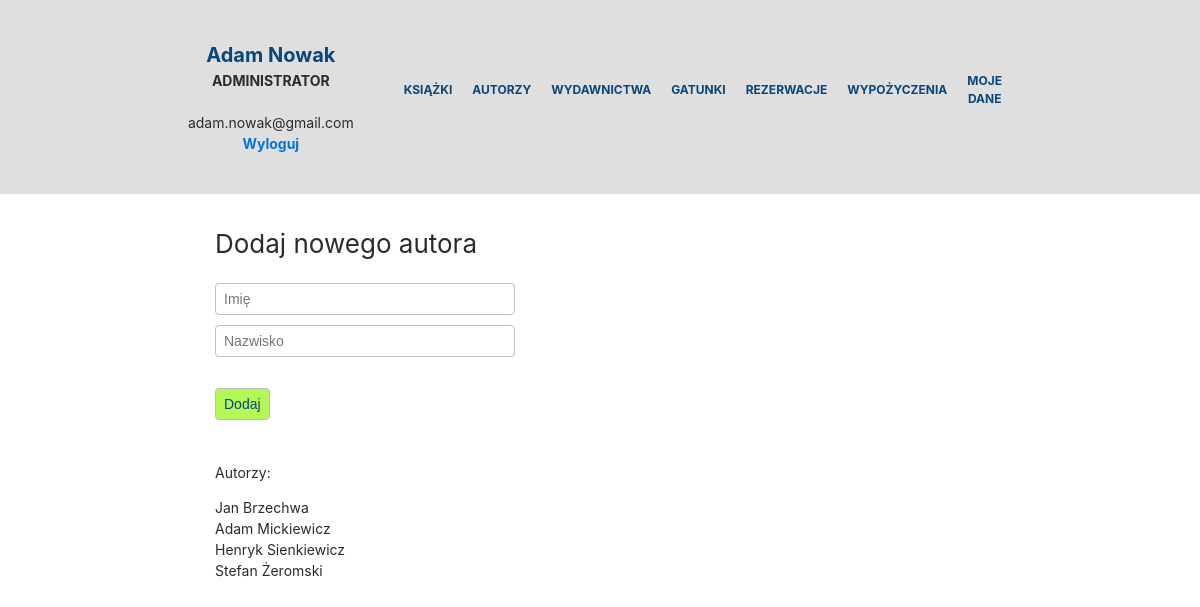
The app's page /administrator/dodaj-autora.php (signed in) with its own data.
### tables this page shows
CREATE TABLE `autor` (
  `id_autora` int(11) NOT NULL,
  `imie` text NOT NULL,
  `nazwisko` text NOT NULL
);

### administrator/dodaj-autora.php (the view, shortened to what this page needs)
<?php
require_once('../connect.php');
?>
<!DOCTYPE html>
<html lang="pl_PL">
    <head>
        <link rel="stylesheet" href="../css/style.css">
        <link rel="stylesheet" href="../css/bootstrap.css">
    </head>
    <body>
        <?php
            $connection = mysqli_connect($host, $db_user, $db_password, $db_name);
            mysqli_select_db($connection, "biblioteka");
        ?>
        <div class="dis-flex nav-bar">
            <div>
                <?php
                    echo '<div class="show_logged_user">'.$_SESSION['imie'].' '.$_SESSION['nazwisko'].'</div>';
                    echo '<div class="user_role">';
                        echo "<b>ADMINISTRATOR</b><br/><br/>";
                        echo $_SESSION['email'];
                    echo '<br/><b><a href="../logout.php">Wyloguj</a></b></div>';
                ?>
            </div>
            <div>
                <?php include_once('menu.php'); ?>
            </div>
        </div>
        <div class="content">
            <div class="col-md-12" style="padding-top: 30px;">
            <div class="podtytul"> Dodaj nowego autora </div>
                <form method="post">
                    <input name="imie" type="text" placeholder="Imię" required/> <br/>
                    <input name="nazwisko" type="text" placeholder="Nazwisko" required/> <br/><br/>
                    <input type="submit" value="Dodaj" />
                </form>
                <br/><br/>
                <p> Autorzy: </p>
                <?php
                    $sql0 = "SELECT imie, nazwisko FROM autor ORDER BY autor.nazwisko ASC";
                    $result0 = @$connection -> query($sql0);
                    while($row0 = mysqli_fetch_row($result0)) {
                        echo $row0[0]." ".$row0[1].'<br/>';
                    }
                ?>
            </div>
        </div>
    </body>
</html>

### css/style.css (style rules this page uses)
html { font-family: sans-serif; line-height: 1.15; -ms-text-size-adjust: 100%; -webkit-text-size-adjust: 100%; font-size: 14px; }
body { margin: 0; }
button, input, optgroup, select, textarea { font-family: sans-serif; font-size: 100%; line-height: 1.15; margin: 0; }
button, input { overflow: visible; }
button, html [type="button"], [type="reset"], [type="submit"] { -webkit-appearance: button; }
body { font-family: -apple-system, system-ui, BlinkMacSystemFont, "Segoe UI", Roboto, "Helvetica Neue", Arial, sans-serif; font-size: 1rem; font-weight: normal; line-height: 1.5; color: #292b2c; background-color: #fff; }
p { margin-top: 0; margin-bottom: 1rem; }
a { color: #0275d8; text-decoration: none; }
input, button, select, textarea { line-height: inherit; }
input[type="text"], input[type="password"], input[type="date"], textarea { height: 32px; -khtml-border-radius: 4px; border-radius: 4px; border: 1px solid #bebebe; background-color: #fff; padding-left: 8px; padding-right: 8px; margin-bottom: 10px; width: 300px; }
input[type="submit"] { height: 32px; -khtml-border-radius: 4px; border-radius: 4px; border: 1px solid #bebebe; padding-left: 8px; padding-right: 8px; background: #b4f858; color: #08467b; }
.user_role { width: 100%; text-align: center; }
.podtytul { font-size: 26px; padding-bottom: 20px; }
.dis-flex { display: flex; align-items: center; justify-content: center; }
.nav-bar { background: rgb(223, 223, 223); padding: 40px 200px 40px 200px; }
.show_logged_user { width: 100%; color: #08467b; font-size: 20px; font-weight: bold; text-align: center; word-wrap: normal; }
.content { padding-left: 200px; padding-right: 200px; }

### records on screen
autor: imie "Jan", nazwisko "Brzechwa"
autor: imie "Adam", nazwisko "Mickiewicz"
autor: imie "Henryk", nazwisko "Sienkiewicz"
autor: imie "Stefan", nazwisko "Żeromski"

### other values on screen
$_SESSION['imie'] "Adam"
$_SESSION['nazwisko'] "Nowak"
$_SESSION['email'] "adam.nowak@gmail.com"
